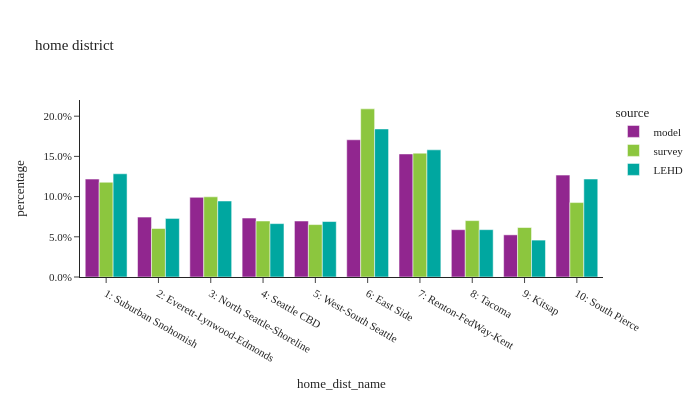

Notebook code cell kept with this figure:
### Code cell
df_plot = df_district_flows.groupby(['source','home_dist_name'], observed=True)['person_weight'].sum().\
    reset_index()
util.plot_share_barchart(df_plot, 'person_weight', 'home_dist_name', title="home district")

### Figure 1 — Plotly figure (JSON) as saved in the notebook; plotly's stock layout.template omitted (floating-point values rounded to 4 significant figures)
{"data": [{"alignmentgroup": "True", "customdata": [[237600.0], [145400.0], [193200.0], [143100.0], [135800.0], [332900.0], [298600.0], [114800.0], [102300.0], [247200.0]], "hovertemplate": "source=model<br>home_dist_name=%{x}<br>percentage=%{y}<br>weighted_sum=%{customdata[0]}<extra></extra>", "legendgroup": "model", "marker": {"color": "#91268F", "pattern": {"shape": ""}}, "name": "model", "offsetgroup": "model", "orientation": "v", "showlegend": true, "textposition": "auto", "type": "bar", "x": ["1: Suburban Snohomish", "2: Everett-Lynwood-Edmonds", "3: North Seattle-Shoreline", "4: Seattle CBD", "5: West-South Seattle", "6: East Side", "7: Renton-FedWay-Kent", "8: Tacoma", "9: Kitsap", "10: South Pierce"], "xaxis": "x", "y": [0.1218, 0.07455, 0.09906, 0.07334, 0.06962, 0.1707, 0.153, 0.05883, 0.05242, 0.1267], "yaxis": "y"}, {"alignmentgroup": "True", "customdata": [[206900.0], [105900.0], [175100.0], [122300.0], [114500.0], [367200.0], [270400.0], [123100.0], [108000.0], [162500.0]], "hovertemplate": "source=survey<br>home_dist_name=%{x}<br>percentage=%{y}<br>weighted_sum=%{customdata[0]}<extra></extra>", "legendgroup": "survey", "marker": {"color": "#8CC63E", "pattern": {"shape": ""}}, "name": "survey", "offsetgroup": "survey", "orientation": "v", "showlegend": true, "textposition": "auto", "type": "bar", "x": ["1: Suburban Snohomish", "2: Everett-Lynwood-Edmonds", "3: North Seattle-Shoreline", "4: Seattle CBD", "5: West-South Seattle", "6: East Side", "7: Renton-FedWay-Kent", "8: Tacoma", "9: Kitsap", "10: South Pierce"], "xaxis": "x", "y": [0.1178, 0.06029, 0.09972, 0.06963, 0.0652, 0.2091, 0.154, 0.07013, 0.06152, 0.09254], "yaxis": "y"}, {"alignmentgroup": "True", "customdata": [[221600.0], [125700.0], [163100.0], [114600.0], [119000.0], [317800.0], [273000.0], [101600.0], [79220.0], [210300.0]], "hovertemplate": "source=LEHD<br>home_dist_name=%{x}<br>percentage=%{y}<br>weighted_sum=%{customdata[0]}<extra></extra>", "legendgroup": "LEHD", "marker": {"color": "#00A7A0", "pattern": {"shape": ""}}, "name": "LEHD", "offsetgroup": "LEHD", "orientation": "v", "showlegend": true, "textposition": "auto", "type": "bar", "x": ["1: Suburban Snohomish", "2: Everett-Lynwood-Edmonds", "3: North Seattle-Shoreline", "4: Seattle CBD", "5: West-South Seattle", "6: East Side", "7: Renton-FedWay-Kent", "8: Tacoma", "9: Kitsap", "10: South Pierce"], "xaxis": "x", "y": [0.1284, 0.07284, 0.09451, 0.06641, 0.06897, 0.1841, 0.1581, 0.05888, 0.0459, 0.1219], "yaxis": "y"}], "layout": {"barmode": "group", "height": 400, "legend": {"title": {"text": "source"}, "tracegroupgap": 0}, "title": {"text": "home district"}, "width": 700, "xaxis": {"anchor": "y", "domain": [0, 1], "title": {"text": "home_dist_name"}}, "yaxis": {"anchor": "x", "domain": [0, 1], "tickformat": ".1%", "title": {"text": "percentage"}}}}
